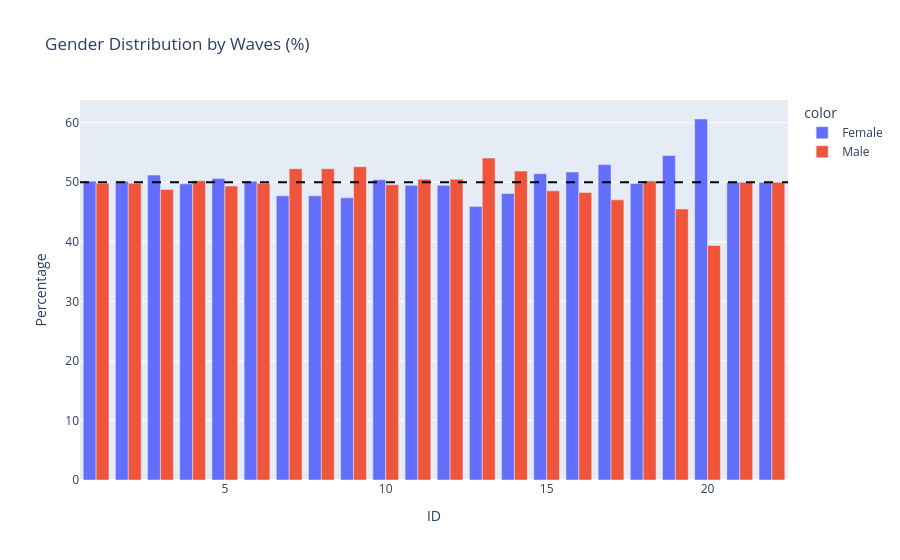

Notebook code cell kept with this figure:
### Code cell
df_group_test = df.groupby(['id', 'gender'], observed=True).size().reset_index(name='count')
df_group_test['percent'] = df_group_test.groupby('id')['count'].transform(lambda x: round(100 * x / x.sum(), 2))

fig = px.bar(
    x= df_group_test['id'],
    y= df_group_test['percent'],
    color = df_group_test['gender'],
    title = 'Gender Distribution by Waves (%)',
)
fig.update_layout(
    xaxis_title='ID',
    yaxis_title='Percentage',
    barmode='group',
)

fig.add_shape(
    type='line',
    x0=0,
    x1=1,
    y0=50,
    y1=50,
    line=dict(color='black', dash='dash'),
    xref='paper',
    yref='y'
)

fig.show()

### Figure 1 — Plotly figure (JSON) as saved in the notebook; plotly's stock layout.template omitted (floating-point values rounded to 4 significant figures)
{"data": [{"alignmentgroup": "True", "hovertemplate": "color=Female<br>x=%{x}<br>y=%{y}<extra></extra>", "legendgroup": "Female", "marker": {"color": "#636efa", "pattern": {"shape": ""}}, "name": "Female", "offsetgroup": "Female", "orientation": "v", "showlegend": true, "textposition": "auto", "type": "bar", "x": [1, 2, 3, 4, 5, 6, 7, 8, 9, 10, 11, 12, 13, 14, 15, 16, 17, 18, 19, 20, 21, 22], "xaxis": "x", "y": [50.18, 50.18, 51.2, 49.73, 50.64, 50.18, 47.72, 47.72, 47.39, 50.42, 49.48, 49.48, 45.94, 48.12, 51.44, 51.72, 52.96, 49.79, 54.49, 60.62, 50, 50], "yaxis": "y"}, {"alignmentgroup": "True", "hovertemplate": "color=Male<br>x=%{x}<br>y=%{y}<extra></extra>", "legendgroup": "Male", "marker": {"color": "#EF553B", "pattern": {"shape": ""}}, "name": "Male", "offsetgroup": "Male", "orientation": "v", "showlegend": true, "textposition": "auto", "type": "bar", "x": [1, 2, 3, 4, 5, 6, 7, 8, 9, 10, 11, 12, 13, 14, 15, 16, 17, 18, 19, 20, 21, 22], "xaxis": "x", "y": [49.82, 49.82, 48.8, 50.27, 49.36, 49.82, 52.28, 52.28, 52.61, 49.58, 50.52, 50.52, 54.06, 51.88, 48.56, 48.28, 47.04, 50.21, 45.51, 39.38, 50, 50], "yaxis": "y"}], "layout": {"barmode": "group", "legend": {"title": {"text": "color"}, "tracegroupgap": 0}, "shapes": [{"line": {"color": "black", "dash": "dash"}, "type": "line", "x0": 0, "x1": 1, "xref": "paper", "y0": 50, "y1": 50, "yref": "y"}], "title": {"text": "Gender Distribution by Waves (%)"}, "xaxis": {"anchor": "y", "domain": [0, 1], "title": {"text": "ID"}}, "yaxis": {"anchor": "x", "domain": [0, 1], "title": {"text": "Percentage"}}}}
